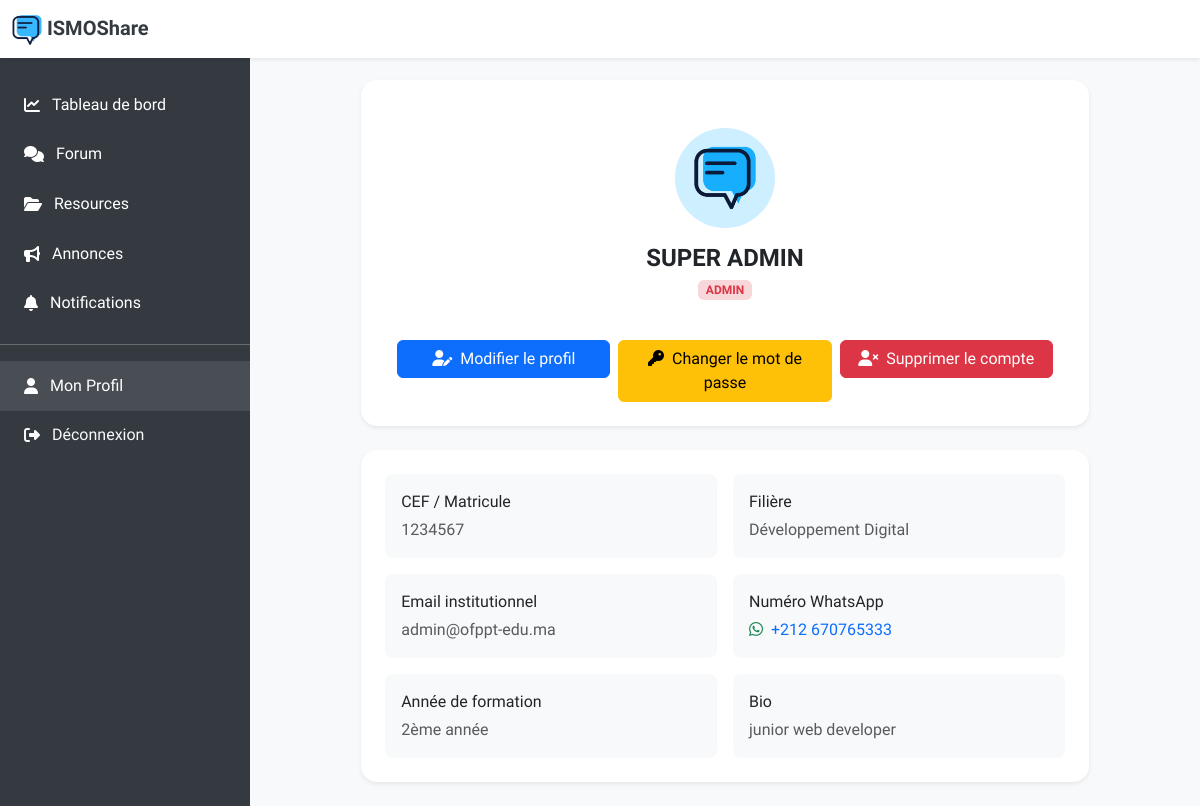
/pages/profile.php (signed in), run on the app's committed database.
### tables this page shows
CREATE TABLE `utilisateur` (
  `id_utilisateur` int(11) NOT NULL,
  `nom` varchar(50) NOT NULL,
  `prenom` varchar(50) NOT NULL,
  `email` varchar(100) NOT NULL,
  `mot_de_passe` varchar(100) NOT NULL,
  `photo_profil` varchar(255) DEFAULT NULL,
  `role` enum('stagiaire','formateur','admin') DEFAULT NULL,
  `id_filiere` int(11) DEFAULT NULL,
  `cef_matricule` varchar(255) DEFAULT NULL,
  `numero_whatsapp` varchar(20) DEFAULT NULL,
  `bio` text DEFAULT NULL,
  `statut` enum('en_attente','approuvé','rejeté','suspendu') DEFAULT 'en_attente',
  `annee_formation` enum('1ère année','2ème année') DEFAULT NULL
);

CREATE TABLE `filiere` (
  `id_filiere` int(11) NOT NULL,
  `nom` varchar(100) NOT NULL
);

### pages/profile.php (the view, shortened to what this page needs)
<?php
include_once 'includes/config.php';
$user_id = $_SESSION['user_id'];
$stmt = $conn->prepare("SELECT * FROM utilisateur WHERE id_utilisateur = ?");
$stmt->bind_param("i", $user_id);
$stmt->execute();
$result = $stmt->get_result();
$user = $result->fetch_assoc();
?>
<!DOCTYPE html>
<html lang="en">
  <head>
    <link
      href="https://cdn.jsdelivr.net/npm/bootstrap@5.3.0/dist/css/bootstrap.min.css"
      rel="stylesheet"
    />
    <link
      rel="stylesheet"
      href="https://cdnjs.cloudflare.com/ajax/libs/font-awesome/6.4.2/css/all.min.css"
    />
  </head>
  <body>
    <nav class="navbar navbar-expand-lg navbar-light fixed-top">
      <div class="container-fluid">
        <a class="navbar-brand" href="./../index.php">
          <img src="./../assets/images/logo.png" width="30px" alt="" />
          ISMOShare
        </a>
      </div>
    </nav>
    <nav id="sidebar" class="sidebar">
      <ul class="nav flex-column">
        <br />
        <li class="nav-item">
          <a class="nav-link" href="./dashboard.php">
            <i class="fa-solid fa-chart-line"></i>
            Tableau de bord
          </a>
        </li>
        <li class="nav-item">
          <a class="nav-link" href="./forum.php">
            <i class="fas fa-comments"></i>
            Forum
          </a>
        </li>
        <li class="nav-item">
          <a class="nav-link" href="./ressources.php">
            <i class="fas fa-folder-open"></i>
            Resources
          </a>
        </li>
        <li class="nav-item">
          <a class="nav-link" href="./annonces.php">
            <i class="fa-solid fa-bullhorn"></i>
            Annonces
          </a>
        </li>
        <li class="nav-item">
          <a class="nav-link" href="./notifications.php">
            <i class="fas fa-bell"></i>
            Notifications
          </a>
        </li>
        <hr class="text-white" />
        <li class="nav-item">
          <a class="nav-link" id="active" href="./profile.php">
            <i class="fas fa-user"></i>
            Mon Profil
          </a>
        </li>
        <li class="nav-item">
          <a
            class="nav-link text-light"
            href="#"
            data-bs-toggle="modal"
            data-bs-target="#logoutModal"
          >
            <i class="fas fa-sign-out-alt"></i> Déconnexion
          </a>
        </li>
      </ul>
    </nav>
    <main class="main-content py-4">
      <div class="container">
        <div class="row justify-content-center">
          <div class="col-lg-10">
            <div class="card border-0 shadow-sm rounded-4 mb-4">
              <div class="card-body text-center p-4">
                <br>
                <img
                  src="<?= $user['photo_profil'] ? '../assets/uploads/profile/' . htmlspecialchars($user['photo_profil']) : '../assets/images/ISMO SHARE.png' ?>"
                  alt="Photo de profil"
                  class="rounded-circle mb-3"
                  style="width: 100px; height: 100px; object-fit: cover;"
                  onerror="this.src='../assets/images/ISMO SHARE.png'"
                />
                <h4 class="mb-1 fw-bold" style="text-transform: uppercase;"><?= htmlspecialchars($user['prenom'] . ' ' . $user['nom']) ?></h4>
                <span class="badge bg-danger-subtle text-danger mb-3"><?= strtoupper($user['role']) ?></span>
                <br>
                <br>
                <div class="container">
                  <div class="row justify-content-center g-2">
                    <div class="col-lg-4 col-md-12 text-center">
                      <button class="btn btn-primary w-100" data-bs-toggle="modal" data-bs-target="#editProfileModal" <?php echo $user['statut'] === 'suspendu' ? 'disabled' : ''; ?>>
                        <i class="fas fa-user-edit me-2"></i>Modifier le profil
                      </button>
                    </div>
                    <div class="col-lg-4 col-md-12 text-center">
                      <button class="btn btn-warning w-100" data-bs-toggle="modal" data-bs-target="#changePasswordModal" <?php echo $user['statut'] === 'suspendu' ? 'disabled' : ''; ?>>
                        <i class="fas fa-key me-2"></i>Changer le mot de passe
                      </button>
                    </div>
                    <div class="col-lg-4 col-md-12 text-center">
                      <button class="btn btn-danger w-100" data-bs-toggle="modal" data-bs-target="#deleteProfileModal" <?php echo $user['statut'] === 'suspendu' ? 'disabled' : ''; ?>>
                        <i class="fas fa-user-times me-2"></i>Supprimer le compte
                      </button>
                    </div>
                  </div>
                </div>
              </div>
            </div>
            <div class="card border-0 shadow-sm rounded-4">
              <div class="card-body p-4">
                <div class="row g-3">
                  <div class="col-md-6">
                    <div class="p-3 rounded-3 bg-light">
                      <div class="mb-1">CEF / Matricule</div>
                      <div class="text-muted"><?= htmlspecialchars($user['cef_matricule']) ?></div>
                    </div>
                  </div>
                  <div class="col-md-6">
                    <div class="p-3 rounded-3 bg-light">
                      <div class="mb-1">Filière</div>
                      <div class="text-muted">
                        <?php
                        $stmt = $conn->prepare("SELECT nom FROM filiere WHERE id_filiere = ?");
                        $stmt->bind_param("i", $user['id_filiere']);
                        $stmt->execute();
                        $filiere = $stmt->get_result()->fetch_assoc();
                        echo htmlspecialchars($filiere['nom'] ?? 'Non spécifiée');
                        ?>
                      </div>
                    </div>
                  </div>
                  <div class="col-md-6">
                    <div class="p-3 rounded-3 bg-light">
                      <div class="mb-1">Email institutionnel</div>
                      <div class="text-muted"><?= htmlspecialchars($user['email']) ?></div>
                    </div>
                  </div>
                  <div class="col-md-6">
                    <div class="p-3 rounded-3 bg-light">
                      <div class="mb-1">Numéro WhatsApp</div>
                      <div class="text-muted">
                        <?php if (!empty($user['numero_whatsapp'])): ?>
                          <a href="https://wa.me/<?= preg_replace('/[^0-9]/', '', $user['numero_whatsapp']) ?>"
                             class="text-decoration-none"
                             target="_blank">
                            <i class="fab fa-whatsapp text-success me-1"></i>
                            +212 <?= substr(preg_replace('/[^0-9]/', '', $user['numero_whatsapp']), -9) ?>
                          </a>
                        <?php else: ?>
                          <span>Non spécifié</span>
                        <?php endif; ?>
                      </div>
                    </div>
                  </div>
                  <div class="col-md-6">
                    <div class="p-3 rounded-3 bg-light">
                      <div class="mb-1">Année de formation</div>
                      <div class="text-muted">
                        <?= !empty($user['annee_formation']) ? htmlspecialchars($user['annee_formation']) : 'Non spécifiée' ?>
                      </div>
                    </div>
                  </div>
                  <div class="col-md-6">
                    <div class="p-3 rounded-3 bg-light">
                      <div class="mb-1">Bio</div>
                      <div class="text-muted">
                        <?= !empty($user['bio']) ? htmlspecialchars($user['bio']) : 'Aucune bio disponible' ?>
                      </div>
                    </div>
                  </div>
                </div>
              </div>
            </div>
          </div>
        </div>
      </div>
    </main>
  </body>
</html>

### pages/profile.php (style rules this page uses)
body { font-family: "Andika", sans-serif; background-color: #f4f6f9; min-height: 100vh; margin: 0; padding-top: 56px; }
.navbar { background-color: #ffffff !important; box-shadow: 0 0.125rem 0.25rem rgba(0, 0, 0, 0.075); z-index: 1030; }
.navbar-brand { font-weight: bold; color: #343a40; }
.sidebar { background-color: #343a40; color: #ffffff; width: 250px; height: 100%; position: fixed; top: 56px; left: 0; z-index: 1020; transition: transform 0.3s ease; }
.sidebar .nav-link { padding: 0.8rem 1.5rem; color: #ffffff; display: flex; align-items: center; text-decoration: none; }
#active { background-color: rgba(255, 255, 255, 0.1); }
.sidebar .nav-link i { margin-right: 0.75rem; }
.main-content { margin-left: 250px; padding: 1.5rem; transition: margin-left 0.3s ease; }
:root { --primary-color: #3498db; --secondary-color: #2c3e50; --accent-color: #f39c12; }
body { background-color: #f8f9fa; }
.card { border-radius: 15px; overflow: hidden; box-shadow: 0 10px 30px rgba(0, 0, 0, 0.1); border: none; }

### data on the page
utilisateur: prenom+nom "SUPER ADMIN", role "ADMIN", cef_matricule "1234567", email "admin@ofppt-edu.ma", numero_whatsapp "670765333", annee_formation "2ème année", bio "junior web developer"
filiere: nom "Développement Digital"
